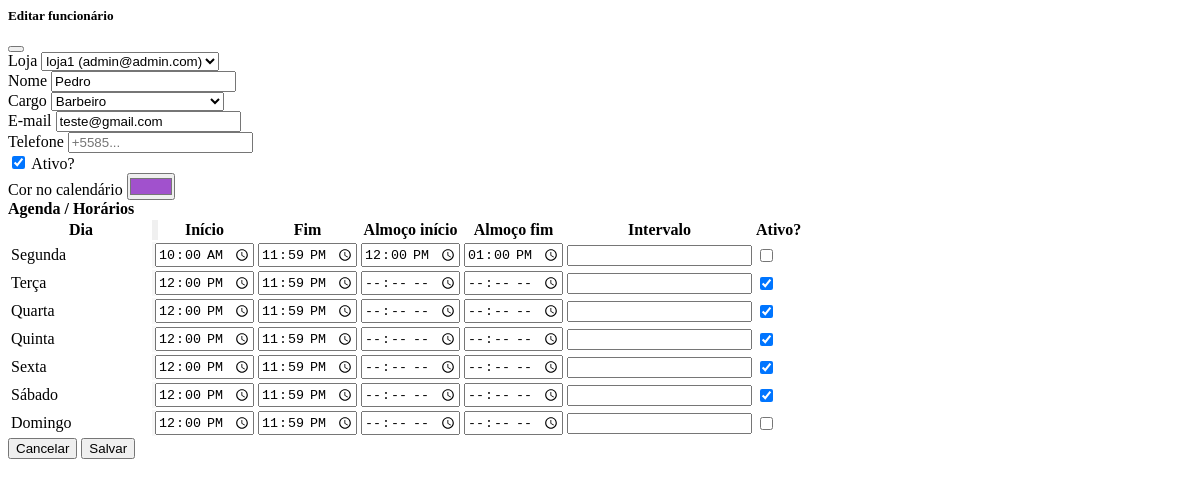
The page /cadastro/funcionarios/20/edit/ (signed in) on the database its author committed.
### apps/cadastro/models.py (models this page shows, shortened)
class Funcionario(models.Model):
    class Cargo(models.TextChoices):
        BARBEIRO = 'barbeiro', 'Barbeiro'
        CABELEIREIRO = 'cabeleireiro', 'Cabeleireiro(a)'
        MANICURE = 'manicure', 'Manicure/Pedicure'
        ESTETICISTA = 'esteticista', 'Esteticista'
        SOMBRANCELHA = 'sobrancelha', 'Designer de Sobrancelha'
        RECEPCAO = 'recepcao', 'Recepção'
        OUTRO = 'outro', 'Outro'
    phone_regex = RegexValidator(
        r'^\+?\d{10,15}$',
        'Informe telefone no formato internacional, ex.: +5585...'
    )
    loja = models.ForeignKey('Loja', on_delete=models.CASCADE, related_name='funcionarios')
    nome = models.CharField(max_length=120)
    cargo = models.CharField(max_length=20, choices=Cargo.choices, default=Cargo.BARBEIRO)
    email = models.EmailField(blank=True, null=True)
    telefone = models.CharField(max_length=17, blank=True, null=True, validators=[phone_regex])
    slug = models.SlugField(max_length=160, blank=True)
    ativo = models.BooleanField(default=True)
    cor_hex = models.CharField(max_length=7, default='#000000', help_text='Cor para exibir no calendário (ex.: #FF0000)')
    criado_em = models.DateTimeField(auto_now_add=True)
    atualizado_em = models.DateTimeField(auto_now=True)
    class Meta:
        verbose_name = 'Funcionário'
        verbose_name_plural = 'Funcionários'
        unique_together = (('loja', 'slug'),)
        ordering = ('nome',)

### apps/cadastro/views.py (the view, shortened to what this page needs)
# urls.py: path('funcionarios/<int:pk>/edit/', views.funcionario_edit, name='funcionario_edit'),
@login_required
@subscription_required
def funcionario_edit(request, pk):
    if not getattr(request.user, 'is_owner', False):
        return redirect('accounts:owner_login')
    lojas_qs = request.user.lojas.order_by('nome')
    func = get_object_or_404(Funcionario, pk=pk, loja__owner=request.user)
    form = FuncionarioForm(instance=func, lojas=lojas_qs)
    formset = _agenda_formset(func)
    return render(
        request,
        'cadastro/partials/funcionario_form.html',
        {'form': form, 'formset': formset, 'funcionario': func, 'acao': 'Editar funcionário'},
    )

### apps/accounts/models.py (called while the page is built)
    def is_active(self) -> bool:
        return timezone.now() <= self.end_date

### apps/cadastro/models.py (called while the page is built)
    def __str__(self):
        return f"{self.nome} ({self.owner.email})"

### apps/cadastro/views.py (called while the page is built)
def _agenda_formset(instance, data=None):
    formset = FuncionarioAgendaSemanalFormSet(data=data, instance=instance, prefix="agenda")
    usados = {f.instance.weekday for f in formset.initial_forms if f.instance.pk}
    restantes = [d for d in range(7) if d not in usados]
    for form, dia in zip(formset.extra_forms, restantes):
        form.initial["weekday"] = dia
    return formset

### apps/cadastro/templates/cadastro/partials/funcionario_form.html (shortened to what this page needs)
{% load widget_tweaks %}
<div class="modal-header">
  <h5 class="modal-title">{{ acao|default:"Editar funcionário" }}</h5>
  <button type="button" class="btn-close" data-bs-dismiss="modal" aria-label="Fechar"></button>
</div>
<form
  method="post"
  hx-post="{% url 'cadastro:funcionario_edit' funcionario.pk %}"
  hx-target="#funcionarios-tbody"
  hx-select="#funcionarios-tbody"
  hx-include="#filtros-func"
  hx-swap="outerHTML"
  hx-indicator="#btnSalvarFuncionarioEdit .spinner-border"
  hx-disabled-elt="input,select,textarea,button"
  id="funcionarioEditForm"
  novalidate
  hx-on="htmx:afterRequest:
    if (
      event.detail &&
      event.detail.elt === this &&
      (event.detail.requestConfig?.verb || '').toLowerCase() === 'post' &&
      event.detail.xhr.status < 400
    ) {
      try { bootstrap.Modal.getOrCreateInstance(document.getElementById('modalFuncionarioOps')).hide(); } catch(e) {}
    }"
>
  <div class="modal-body" id="modal-funcionario-body">
    <div class="row g-3">
      {% if form.loja %}
        <div class="col-12 col-md-6">
          <label class="form-label" for="{{ form.loja.id_for_label }}">{{ form.loja.label }}</label>
          {% if form.loja.errors %}
            {% render_field form.loja class+="form-select is-invalid" %}
          {% else %}
            {% render_field form.loja class+="form-select" %}
          {% endif %}
        </div>
      {% endif %}
      {% if form.nome %}
        <div class="col-12 col-md-6">
          <label class="form-label" for="{{ form.nome.id_for_label }}">{{ form.nome.label }}</label>
          {% if form.nome.errors %}
            {% render_field form.nome class+="form-control is-invalid" placeholder="Ex.: Pedro Alves" %}
          {% else %}
            {% render_field form.nome class+="form-control" placeholder="Ex.: Pedro Alves" %}
          {% endif %}
        </div>
      {% endif %}
      {% if form.cargo %}
        <div class="col-12 col-md-6">
          <label class="form-label" for="{{ form.cargo.id_for_label }}">{{ form.cargo.label }}</label>
          {% if form.cargo.errors %}
            {% render_field form.cargo class+="form-select is-invalid" %}
          {% else %}
            {% render_field form.cargo class+="form-select" %}
          {% endif %}
        </div>
      {% endif %}
      {% if form.email %}
        <div class="col-12 col-md-6">
          <label class="form-label" for="{{ form.email.id_for_label }}">{{ form.email.label }}</label>
          {% if form.email.errors %}
            {% render_field form.email class+="form-control is-invalid" placeholder="exemplo@dominio.com" %}
          {% else %}
            {% render_field form.email class+="form-control" placeholder="exemplo@dominio.com" %}
          {% endif %}
        </div>
      {% endif %}
      {% if form.telefone %}
        <div class="col-12 col-md-6">
          <label class="form-label" for="{{ form.telefone.id_for_label }}">{{ form.telefone.label }}</label>
          {% if form.telefone.errors %}
            {% render_field form.telefone class+="form-control is-invalid" placeholder="+5585..." %}
          {% else %}
            {% render_field form.telefone class+="form-control" placeholder="+5585..." %}
          {% endif %}
        </div>
      {% endif %}
      {% if form.ativo %}
        <div class="col-12 col-md-6 d-flex align-items-end">
          <div class="form-check">
            {% render_field form.ativo class+="form-check-input" %}
            <label class="form-check-label ms-1" for="{{ form.ativo.id_for_label }}">{{ form.ativo.label }}</label>
          </div>
        </div>
      {% endif %}
      {% for field in form %}
        {% if not field.is_hidden and field.name not in 'loja nome cargo email telefone ativo' %}
          <div class="col-12">
            <label class="form-label" for="{{ field.id_for_label }}">{{ field.label }}</label>
            {% if field.errors %}
              {% render_field field class+="form-control is-invalid" %}
            {% else %}
              {% render_field field class+="form-control" %}
            {% endif %}
          </div>
        {% endif %}
      {% endfor %}
    </div>
    {% include 'cadastro/partials/agenda_formset.html' with formset=formset %}
  </div>
  <div class="modal-footer">
    <button type="button" class="btn btn-outline-secondary" data-bs-dismiss="modal">Cancelar</button>
    <button type="submit" class="btn btn-primary" id="btnSalvarFuncionarioEdit">
      <span class="btn-label-text">Salvar</span>
    </button>
  </div>
</form>

### rows shown on the page
Funcionario: loja "loja1 (admin@admin.com)", nome "Pedro", cargo "Barbeiro", email "teste@gmail.com", ativo "☑", cor_hex "#a151cd"

### other values the page prints
{{ acao|default:"Editar funcionário" }} "Editar funcionário"
{{ field.label }} "Cor no calendário"
{{ label }} "Segunda" "Terça" "Quarta" "Quinta" "Sexta" "Sábado" "Domingo"
